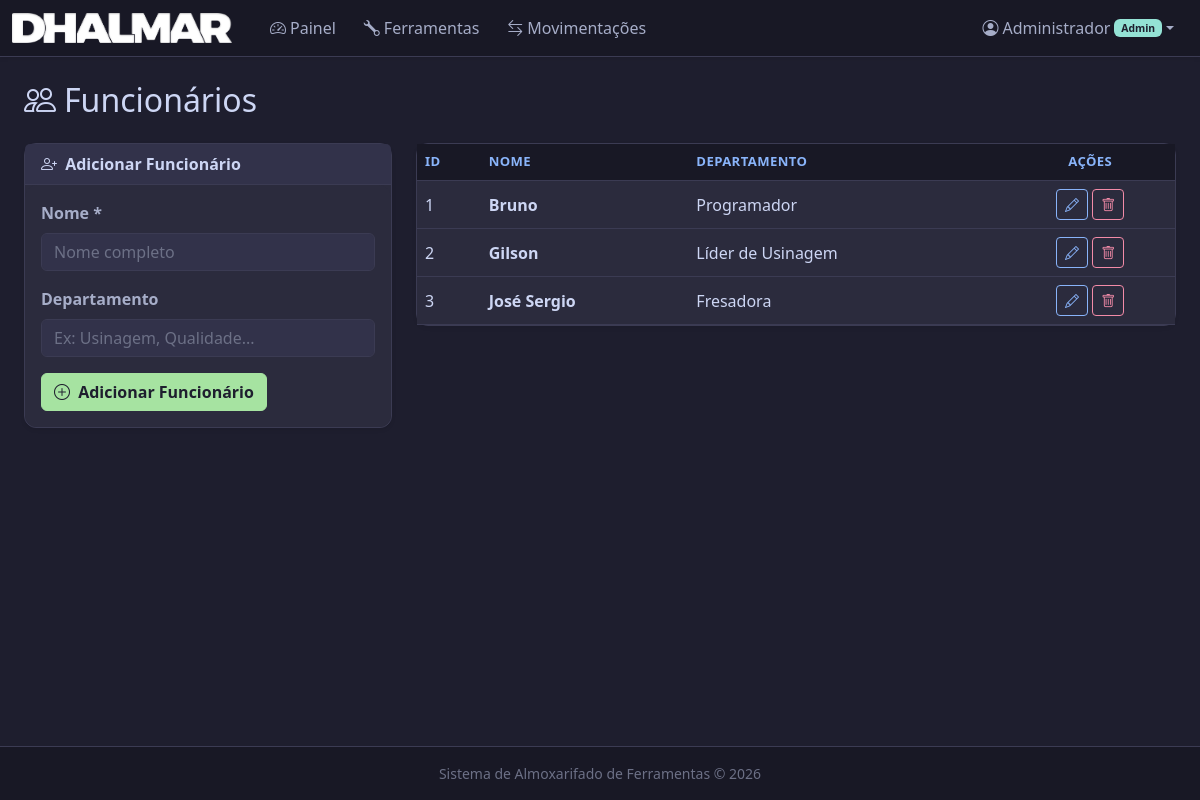
The app's page /employees/ (signed in), older data.
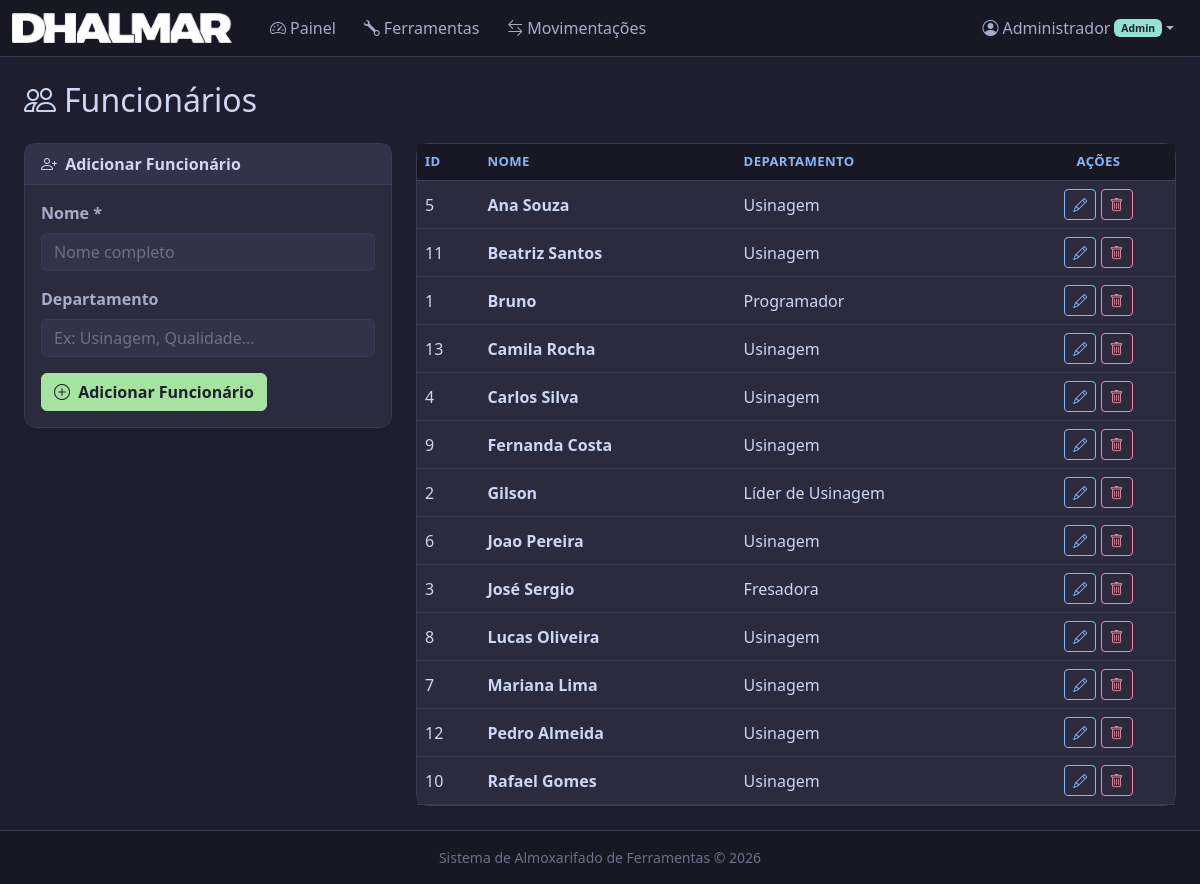
The same page, newer data.
### app/models.py (models this page shows, shortened)
class User(Base):
    __tablename__ = "users"
    id = Column(Integer, primary_key=True, index=True)
    username = Column(String(100), nullable=False, unique=True)
    full_name = Column(String(200), nullable=False, default="")
    password_hash = Column(String(255), nullable=False)
    role = Column(String(10), nullable=False, default="USER")  # ADMIN or USER
    active = Column(Integer, default=1)  # 1=active, 0=disabled
    created_at = Column(DateTime, default=datetime.utcnow)

class Employee(Base):
    __tablename__ = "employees"
    id = Column(Integer, primary_key=True, index=True)
    name = Column(String(200), nullable=False)
    department = Column(String(200), default="")
    movements = relationship("Movement", back_populates="employee")

### app/routers/employees.py (the view)
@router.get("/")
def employee_list(request: Request, db: Session = Depends(get_db)):
    employees = db.query(Employee).order_by(Employee.name).all()
    return request.app.state.templates.TemplateResponse(
        "employees/index.html",
        {"request": request, "employees": employees},
    )

### app/templates/employees/index.html (shortened to what this page needs)
{% extends "base.html" %}
{% set active_page = "employees" %}
{% block content %}
<h2 class="mb-4"><i class="bi bi-people me-2"></i>Funcionários</h2>
<div class="row g-4">
    <div class="col-lg-4">
        <div class="card shadow-sm">
            <div class="card-header">
                {% if editing %}
                    <i class="bi bi-pencil me-1"></i> Editar Funcionário
                {% else %}
                    <i class="bi bi-person-plus me-1"></i> Adicionar Funcionário
                {% endif %}
            </div>
            <div class="card-body">
                {% if editing %}
                <form method="POST" action="/employees/{{ editing.id }}/edit">
                    <div class="mb-3">
                        <label class="form-label fw-semibold">Nome *</label>
                        <input type="text" name="name" class="form-control"
                               value="{{ editing.name }}" required>
                    </div>
                    <div class="mb-3">
                        <label class="form-label fw-semibold">Departamento</label>
                        <input type="text" name="department" class="form-control"
                               value="{{ editing.department }}">
                    </div>
                    <button type="submit" class="btn btn-primary">
                        <i class="bi bi-check-lg me-1"></i> Atualizar
                    </button>
                    <a href="/employees" class="btn btn-outline-secondary">Cancelar</a>
                </form>
                {% else %}
                <form method="POST" action="/employees/create">
                    <div class="mb-3">
                        <label class="form-label fw-semibold">Nome *</label>
                        <input type="text" name="name" class="form-control"
                               placeholder="Nome completo" required>
                    </div>
                    <div class="mb-3">
                        <label class="form-label fw-semibold">Departamento</label>
                        <input type="text" name="department" class="form-control"
                               placeholder="Ex: Usinagem, Qualidade...">
                    </div>
                    <button type="submit" class="btn btn-success">
                        <i class="bi bi-plus-circle me-1"></i> Adicionar Funcionário
                    </button>
                </form>
                {% endif %}
            </div>
        </div>
    </div>
    <div class="col-lg-8">
        <div class="card shadow-sm">
            <div class="card-body p-0">
                <div class="table-responsive">
                    <table class="table table-hover table-striped mb-0 align-middle">
                        <thead class="table-dark">
                            <tr>
                                <th>ID</th>
                                <th>Nome</th>
                                <th>Departamento</th>
                                <th class="text-center">Ações</th>
                            </tr>
                        </thead>
                        <tbody>
                        {% for emp in employees %}
                            <tr>
                                <td>{{ emp.id }}</td>
                                <td class="fw-semibold">{{ emp.name }}</td>
                                <td>{{ emp.department or "—" }}</td>
                                <td class="text-center text-nowrap">
                                    <a href="/employees/{{ emp.id }}/edit"
                                       class="btn btn-sm btn-outline-primary">
                                        <i class="bi bi-pencil"></i>
                                    </a>
                                    <form method="POST" action="/employees/{{ emp.id }}/delete"
                                          class="d-inline"
                                          onsubmit="return confirm('Excluir {{ emp.name }}?')">
                                        <button class="btn btn-sm btn-outline-danger">
                                            <i class="bi bi-trash"></i>
                                        </button>
                                    </form>
                                </td>
                            </tr>
                        {% endfor %}
                        </tbody>
                    </table>
                </div>
            </div>
        </div>
    </div>
</div>
{% endblock %}

### app/templates/base.html (shortened to what this page needs)
<!DOCTYPE html>
<html lang="pt-BR" data-bs-theme="dark">
<head>
    <link href="https://cdn.jsdelivr.net/npm/bootstrap@5.3.3/dist/css/bootstrap.min.css"
          rel="stylesheet">
    <link href="https://cdn.jsdelivr.net/npm/bootstrap-icons@1.11.3/font/bootstrap-icons.min.css"
          rel="stylesheet">
    <link href="/static/css/style.css" rel="stylesheet">
</head>
<body>
<nav class="navbar navbar-expand-lg navbar-dark bg-dark shadow-sm">
    <div class="container-fluid">
        <a class="navbar-brand d-flex align-items-center" href="/">
            <img src="/static/images/DHALMARLOGO.png" alt="Logo" class="me-2" style="width: 220px; height: 30px;">
        </a>
        <div class="collapse navbar-collapse" id="navMain">
            <ul class="navbar-nav me-auto mb-2 mb-lg-0">
                <li class="nav-item">
                    <a class="nav-link {% if active_page == 'dashboard' %}active{% endif %}"
                       href="/"><i class="bi bi-speedometer2 me-1"></i>Painel</a>
                </li>
                <li class="nav-item">
                    <a class="nav-link {% if active_page == 'tools' %}active{% endif %}"
                       href="/tools"><i class="bi bi-wrench me-1"></i>Ferramentas</a>
                </li>
                <li class="nav-item">
                    <a class="nav-link {% if active_page == 'movements' %}active{% endif %}"
                       href="/movements"><i class="bi bi-arrow-left-right me-1"></i>Movimentações</a>
                </li>
            </ul>
            {% if request.state.current_user %}
            <ul class="navbar-nav ms-auto">
                <li class="nav-item dropdown">
                    <a class="nav-link dropdown-toggle d-flex align-items-center" href="#"
                       id="userDropdown" role="button" data-bs-toggle="dropdown" aria-expanded="false">
                        <i class="bi bi-person-circle me-1"></i>
                        {{ request.state.current_user.full_name or request.state.current_user.username }}
                        {% if request.state.current_user.role == 'ADMIN' %}
                        <span class="badge bg-info ms-1" style="font-size: 0.65rem;">Admin</span>
                        {% endif %}
                    </a>
                </li>
            </ul>
            {% endif %}
        </div>
    </div>
</nav>
<main class="container-fluid py-4 px-4">
    {% block content %}{% endblock %}
</main>
<footer class="text-center text-muted py-3 border-top mt-auto small">
    Sistema de Almoxarifado de Ferramentas &copy; 2026
</footer>
</body>
</html>

### app/static/css/style.css (style rules this page uses)
:root { --bg-primary: #1e1e2e; --bg-secondary: #252536; --bg-tertiary: #2b2b3d; --bg-card: #2b2b3d; --bg-card-header: #32324a; --bg-input: #32324a; --bg-navbar: #181825; --text-primary: #cdd6f4; --text-secondary: #a6adc8; --text-muted: #6c7086; --border-color: #3b3b53; --accent-blue: #89b4fa; --accent-green: #a6e3a1; --accent-red: #f38ba8; --accent-yellow: #f9e2af; --accent-purple: #cba6f7; --accent-teal: #94e2d5; --accent-orange: #fab387; --hover-bg: #35355a; --shadow-color: rgba(0, 0, 0, 0.3); }
body { background-color: var(--bg-primary); color: var(--text-primary); min-height: 100vh; display: flex; flex-direction: column; font-family: 'Segoe UI', system-ui, -apple-system, sans-serif; }
main { flex: 1; }
.navbar { background-color: var(--bg-navbar) !important; border-bottom: 1px solid var(--border-color); box-shadow: 0 2px 8px var(--shadow-color); }
.navbar-brand { font-weight: 700; font-size: 1.25rem; letter-spacing: 0.5px; color: var(--accent-blue) !important; }
.navbar-dark .navbar-nav .nav-link, .navbar .nav-link { color: var(--text-secondary) !important; transition: color 0.2s ease, background-color 0.2s ease; border-radius: 6px; padding: 0.4rem 0.75rem !important; margin: 0 2px; }
.card { border: 1px solid var(--border-color); border-radius: 0.75rem; background-color: var(--bg-card); box-shadow: 0 2px 8px var(--shadow-color); transition: transform 0.15s ease, box-shadow 0.15s ease; }
.card-header { font-weight: 600; background-color: var(--bg-card-header); border-bottom: 1px solid var(--border-color); color: var(--text-primary); }
.card-body { background-color: var(--bg-card); color: var(--text-primary); border-radius: 0.75rem; }
.table { color: var(--text-primary); --bs-table-bg: var(--bg-card); --bs-table-color: var(--text-primary); --bs-table-border-color: var(--border-color); --bs-table-striped-bg: var(--bg-tertiary); --bs-table-striped-color: var(--text-primary); --bs-table-hover-bg: var(--hover-bg); --bs-table-hover-color: var(--text-primary); }
.table th { font-size: 0.82rem; text-transform: uppercase; letter-spacing: 0.4px; color: var(--text-secondary); border-bottom-color: var(--border-color); }
.table td { vertical-align: middle; border-bottom-color: var(--border-color); }
.table-dark { --bs-table-bg: var(--bg-navbar) !important; --bs-table-color: var(--text-primary); --bs-table-border-color: var(--border-color); }
thead.table-dark th { background-color: var(--bg-navbar) !important; color: var(--accent-blue); border-color: var(--border-color) !important; }
.form-control, .form-select { background-color: var(--bg-input); border-color: var(--border-color); color: var(--text-primary); transition: border-color 0.2s ease, box-shadow 0.2s ease; }
.form-control::placeholder { color: var(--text-muted); }
.form-label { color: var(--text-secondary); font-weight: 500; }
.btn-success { background-color: var(--accent-green); border-color: var(--accent-green); color: #1e1e2e; font-weight: 600; }
.btn-outline-primary { border-color: var(--accent-blue); color: var(--accent-blue); }
.btn-outline-danger { border-color: var(--accent-red); color: var(--accent-red); }
.badge { font-weight: 600; }
.badge.bg-info { background-color: var(--accent-teal) !important; color: #1e1e2e; }
footer { font-size: 0.85rem; background-color: var(--bg-navbar); border-top-color: var(--border-color) !important; color: var(--text-muted) !important; }
.border-top { border-top-color: var(--border-color) !important; }
.text-muted { color: var(--text-muted) !important; }
a { color: var(--accent-blue); }

Row changes from the older to the newer data that the page shows:
added Employee: id "5", name "Ana Souza", department "Usinagem"
added Employee: id "11", name "Beatriz Santos", department "Usinagem"
added Employee: id "13", name "Camila Rocha", department "Usinagem"
added Employee: id "4", name "Carlos Silva", department "Usinagem"
added Employee: id "9", name "Fernanda Costa", department "Usinagem"
added Employee: id "6", name "Joao Pereira", department "Usinagem"
added Employee: id "8", name "Lucas Oliveira", department "Usinagem"
added Employee: id "7", name "Mariana Lima", department "Usinagem"
added Employee: id "12", name "Pedro Almeida", department "Usinagem"
added Employee: id "10", name "Rafael Gomes", department "Usinagem"
